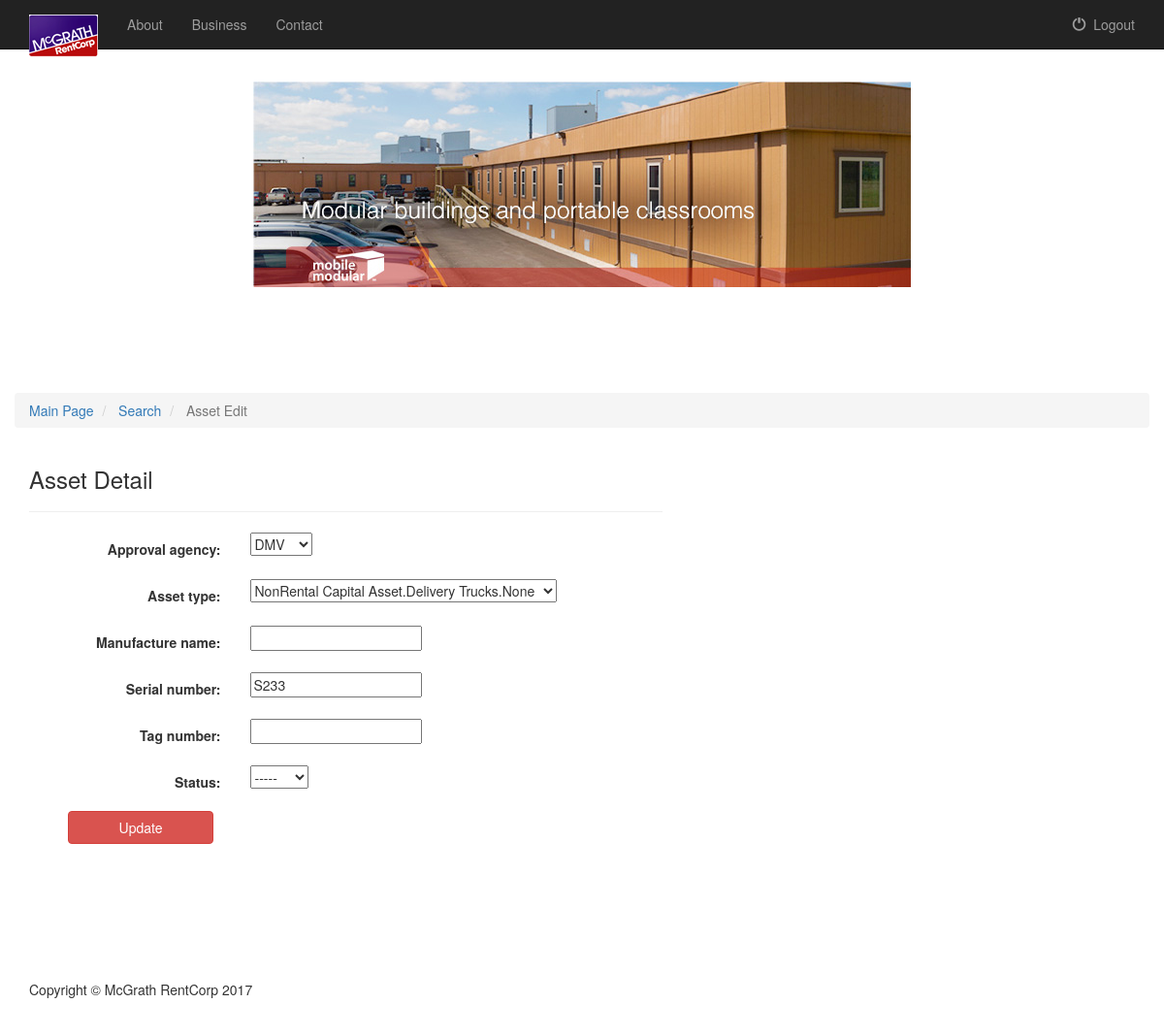
/Documents/main/search/assetEdit/1/ (signed in), run on an earlier commit of the app's database.
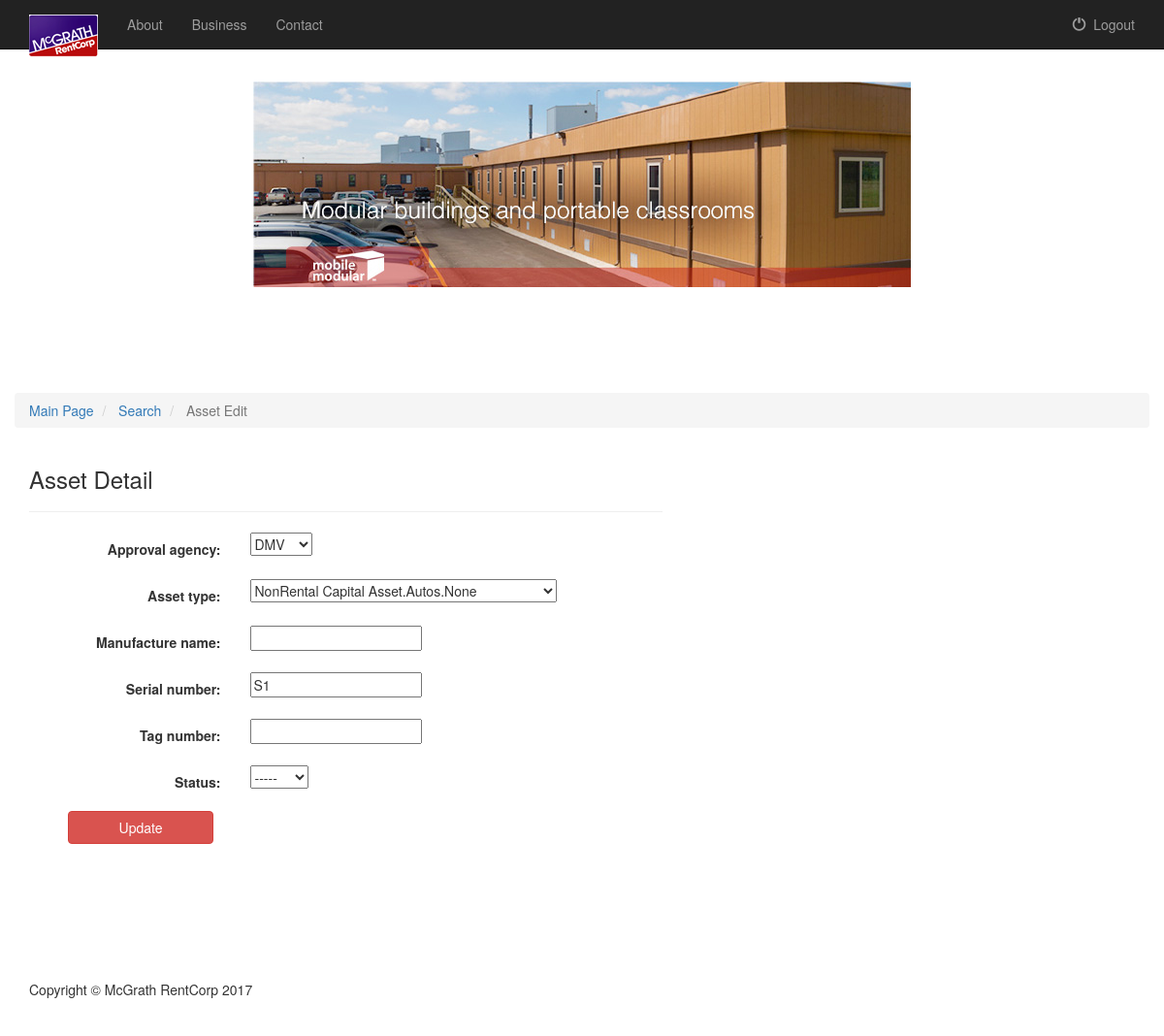
And on a later commit of the database.
### Documents/models.py (models this page shows, shortened)
class AssetType(models.Model):
    approval_agency = models.ForeignKey(ApprovalAgency)
    asset_type = models.CharField(max_length = 500)
    def __str__(self):
        return self.asset_type

class Asset(models.Model):
    approval_agency = models.ForeignKey(ApprovalAgency)
    asset_type = models.ForeignKey(AssetType)
    manufacture_name = models.CharField(max_length = 500, blank = True)
    serial_number = models.CharField(max_length = 500)
    tag_number = models.CharField(max_length = 500, blank = True)
    status = models.CharField(max_length = 500, choices = StatusChoices, blank =True)

### Documents/views.py (the view, shortened to what this page needs)
# urls.py: url(r'^main/search/assetEdit/(?P<pk>[0-9]+)/$', views.AssetEditView.as_view(), name='assetEdit'),
@method_decorator(login_required, name='dispatch')
class AssetEditView(UpdateView):
    model = Asset
    fields = ['approval_agency', 'asset_type', 'manufacture_name', 'serial_number', 'tag_number', 'status']
    template_name = 'Documents/assetEdit.html'

### Documents/models.py (called while the page is built)
    def __str__(self):
        return self.approval_agency

### Documents/templates/Documents/assetEdit.html (shortened to what this page needs)
{% extends 'Documents/base.html' %}
{% block link %} ref="{% url 'Documents:main' %}"{% endblock %}
{% block body %}
<section>
	<div class="container">
	    <div class="row row-content">
			<ol class="breadcrumb">
				<li	class="breadcrumb-item">
					<a href=" {% url 'Documents:main' %}">Main Page</a>
				</li>
				<li	class="breadcrumb-item">
					<a href=" {% url 'Documents:search' %}">Search</a>
				</li>
				<li	class="breadcrumb-item active">
					Asset Edit
				</li>
			</ol>
		</div>
		<div class="row">
			<div class="col-sm-12 col-md-7">
				<h3>Asset Detail</h3>
				<hr>
				<form class="form-horizontal" action="" method="post">
				{% include 'Documents/form-template.html' %}
					<div class="form-group" style="margin-left: 40px"">
						<button id="asset_update_submit_button" type="submit" class="btn btn-danger">Update</button>
					</div>
				</form>
			</div>
		</div>
	</div>
</section>
{% endblock %}

### Documents/templates/Documents/form-template.html (shortened to what this page needs)
{% for field in form %}
    <div class="form-group">
        <div class="col-sm-offset-2 col-sm-10">
        </div>
        <label class="control-label col-sm-4">{{ field.label_tag }}</label>
        <div class="col-sm-8">{{ field }}</div>
    </div>
{% endfor %}

What changed in the data, as far as the page shows it:
computed for AssetType: asset_type "NonRental Capital Asset.Delivery Trucks.None" → "NonRental Capital Asset.Autos.None"
changed Asset: serial_number "S233" → "S1"
